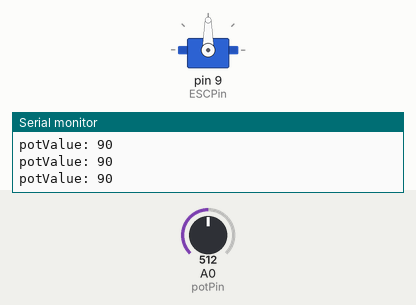
Recording of a sketch running on a simulated Arduino Uno, built with avr-gcc and run on an emulated ATmega328P. Shown: servo, the last lines printed to the serial monitor. The inputs (shaded band) are chosen by the test bench; at power-on: A0 (potPin) = 512.

Above: at 1.2 s.
1.3 s: A0 (potPin) set to 550
At 1.9 s:
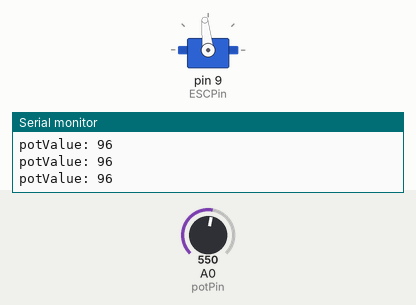
4.3 s: A0 (potPin) set to 578
At 5.4 s:
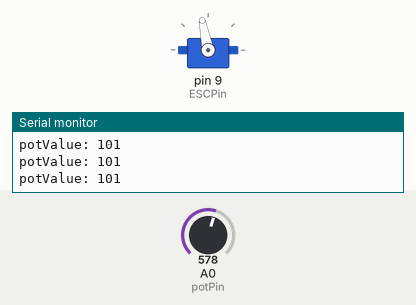
5.8 s: A0 (potPin) set to 306
At 6.9 s:
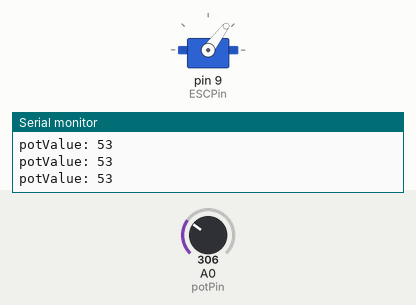
7.3 s: A0 (potPin) set to 716
At 8.1 s:
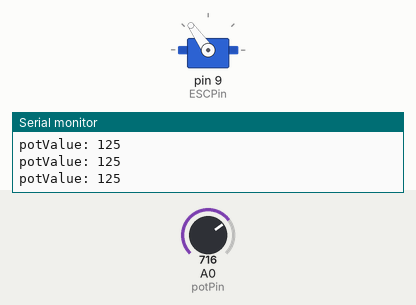
8.8 s: A0 (potPin) set to 122
At 9.1 s:
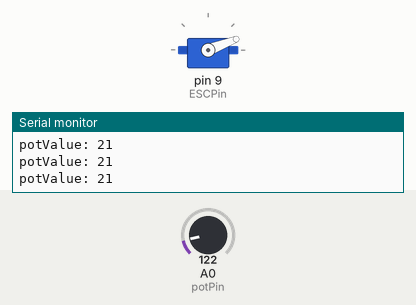
10.3 s: A0 (potPin) set to 61
11.8 s: A0 (potPin) set to 52
At 12.6 s:
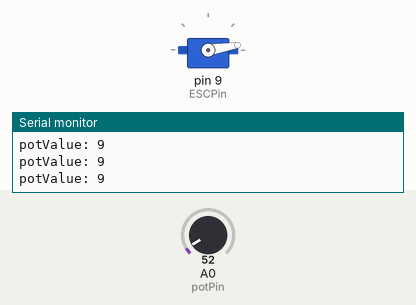
Timing chart, 0 to 14.8 s (numbered marks = the images above; inputs shaded):
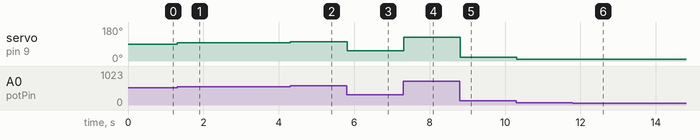

Measured:
- after the input at 1.3 s, servo on pin 9 (ESCPin): 90° → 96° at once
- after the input at 4.3 s, servo on pin 9 (ESCPin): 96° → 101° at once
- after the input at 5.8 s, servo on pin 9 (ESCPin): 101° → 53° at once
- after the input at 7.3 s, servo on pin 9 (ESCPin): 53° → 125° at once
- after the input at 8.8 s, servo on pin 9 (ESCPin): 125° → 21° at once
- after the input at 10.3 s, servo on pin 9 (ESCPin): 21° → 10° at once
- after the input at 11.8 s, servo on pin 9 (ESCPin): 10° → 9° at once

The sketch:

servoTest.ino
```cpp
#include <Servo.h>

Servo     ESC;              // servo object for ESC
int       potValue;         // reading from pot

uint8_t   potPin    = A0;   // analog pin location
uint8_t   ESCPin    = 9;   // ESC pin location

void setup() {

    Serial.begin(9600);

    int pin             = 9;
    int minPulsWidth    = 1000;
    int maxPulseWidth   = 2000;

    ESC.attach(ESCPin, minPulsWidth, maxPulseWidth);

}

void loop() {

    potValue = map(analogRead(potPin), 0, 1023, 0, 180);
    ESC.write(potValue);

    Serial.print("potValue: ");
    Serial.println(potValue);


}
```
